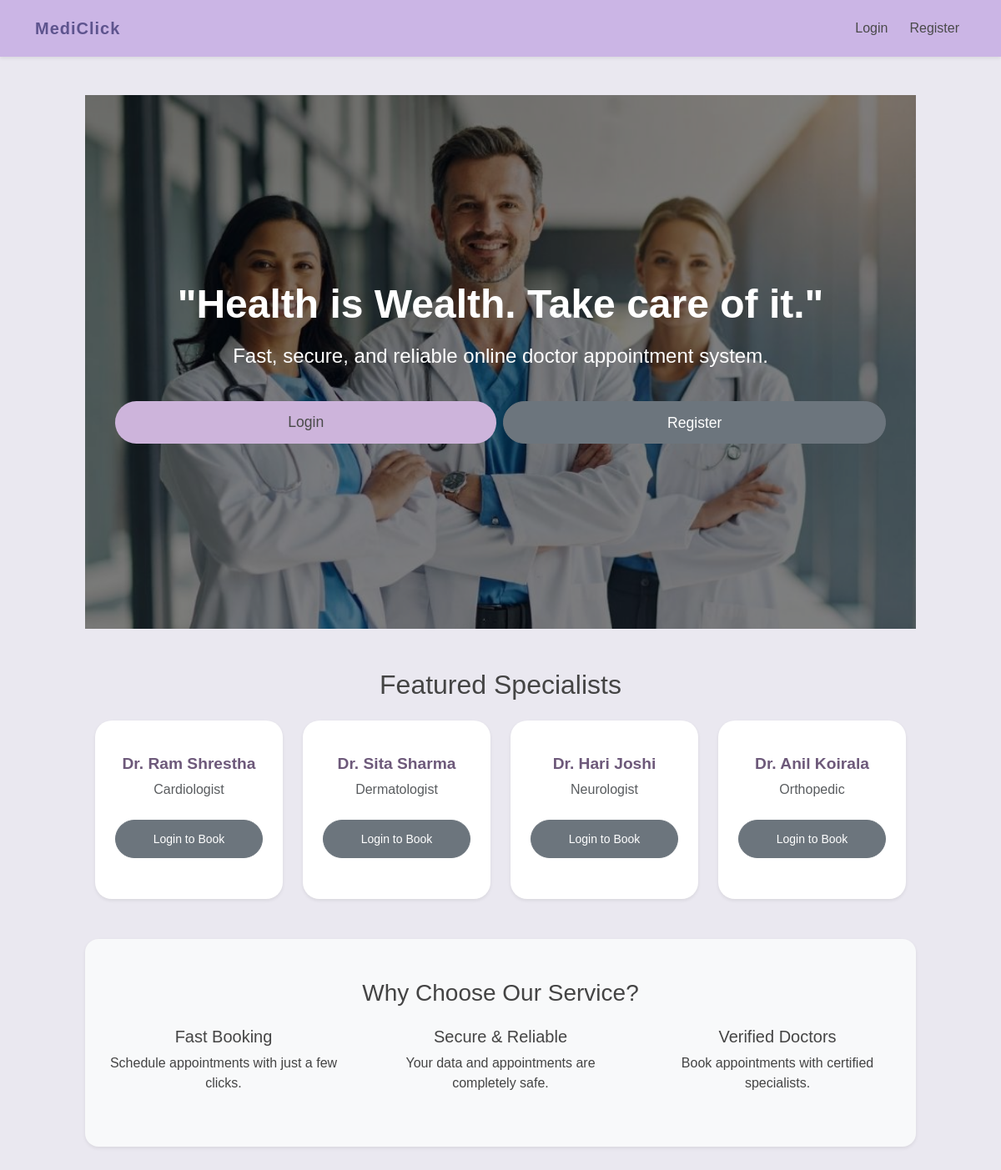
The app's page /, older data.
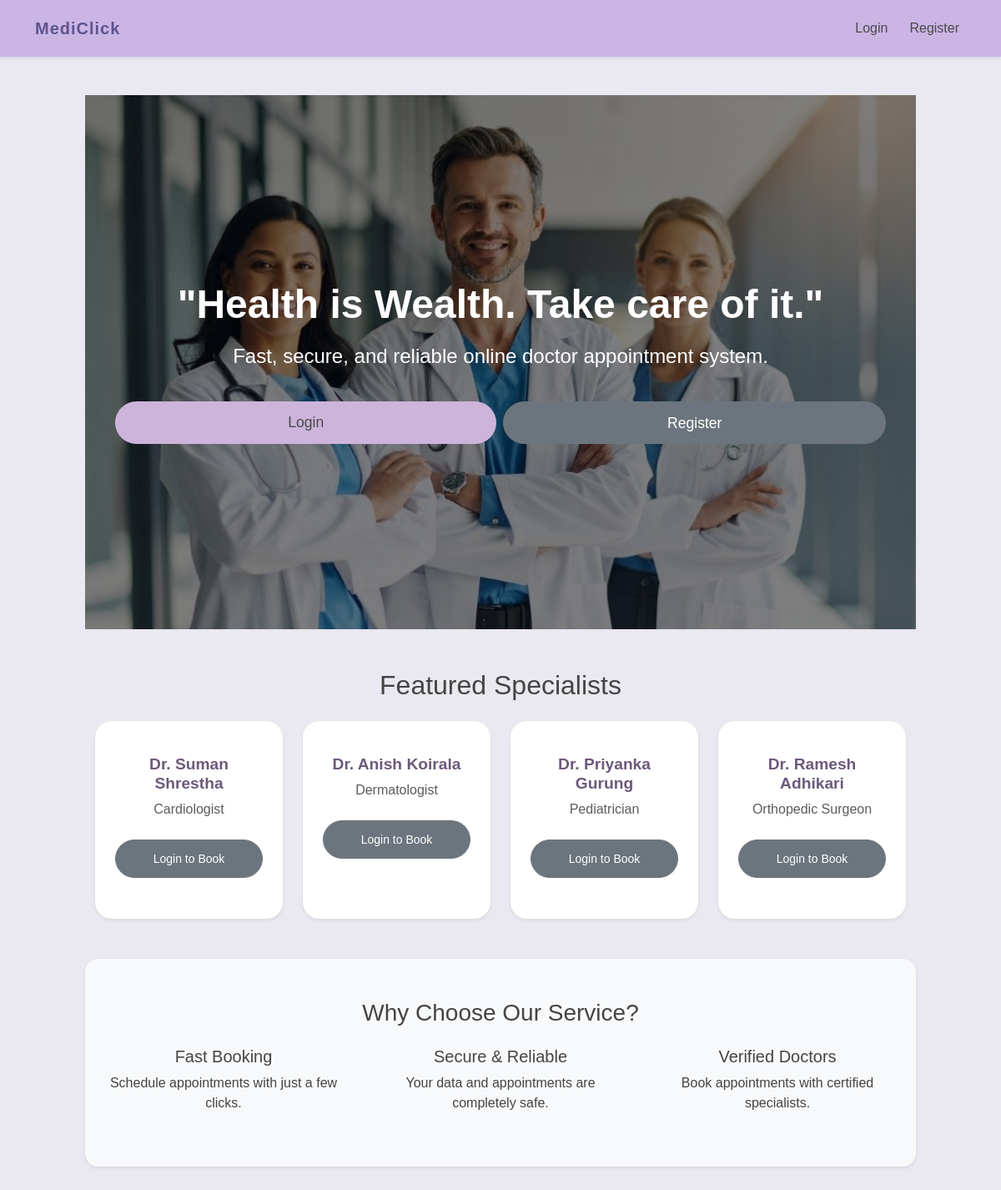
The same page, newer data.
### models.py (models this page shows)
class Doctor(db.Model):
    id = db.Column(db.Integer, primary_key=True)
    name = db.Column(db.String(100))
    specialization = db.Column(db.String(100))
    appointments = db.relationship('Appointment', backref='doctor', lazy=True)

### app.py (the view)
@app.route('/')
def home():
    doctors = Doctor.query.all()
    return render_template('index.html', doctors=doctors)

### templates/index.html (shortened to what this page needs)
{% extends 'base.html' %}
{% block content %}
<section class="hero-section-quote d-flex align-items-center justify-content-center" style="min-height: 60vh; position: relative;">
  <div class="overlay w-100 h-100 d-flex align-items-center justify-content-center" style="background: rgba(0,0,0,0.5);">
    <div class="container text-center px-3">
      {% if 'user_id' in session %}
        <h1 class="display-5 fw-bold text-white">"Health is Wealth. Take care of it."</h1>
        <p class="lead text-white mt-3">Welcome back, {{ session['user_name'] }}!</p>
      {% else %}
        <h1 class="display-5 fw-bold text-white">"Health is Wealth. Take care of it."</h1>
        <p class="lead text-white mt-3">Fast, secure, and reliable online doctor appointment system.</p>
        <div class="d-flex flex-column flex-sm-row justify-content-center gap-2 mt-3">
          <a href="{{ url_for('login') }}" class="btn btn-primary btn-lg w-100 w-sm-auto">Login</a>
          <a href="{{ url_for('register') }}" class="btn btn-secondary btn-lg w-100 w-sm-auto">Register</a>
        </div>
      {% endif %}
    </div>
  </div>
</section>
<section class="mt-5 mb-5">
  <div class="container">
    <h2 class="text-center mb-4">Featured Specialists</h2>
    <div class="row row-cols-1 row-cols-sm-2 row-cols-md-3 row-cols-lg-4 g-4">
      {% for doc in doctors[:4] %}
      <div class="col">
        <div class="card-doctor text-center p-4 shadow-sm h-100">
          <h5>{{ doc.name }}</h5>
          <p class="text-muted">{{ doc.specialization }}</p>
          {% if 'user_id' in session %}
            <a href="{{ url_for('book', doctor_id=doc.id) }}" class="btn btn-primary btn-sm mt-2 w-100 w-sm-auto">Book Appointment</a>
          {% else %}
            <a href="{{ url_for('login') }}" class="btn btn-secondary btn-sm mt-2 w-100 w-sm-auto">Login to Book</a>
          {% endif %}
        </div>
      </div>
      {% endfor %}
    </div>
  </div>
</section>
<section class="my-5 py-5 bg-light rounded-4 shadow-sm">
  <div class="container text-center">
    <h3 class="mb-4">Why Choose Our Service?</h3>
    <div class="row g-4">
      <div class="col-12 col-md-4">
        <h5>Fast Booking</h5>
        <p>Schedule appointments with just a few clicks.</p>
      </div>
      <div class="col-12 col-md-4">
        <h5>Secure & Reliable</h5>
        <p>Your data and appointments are completely safe.</p>
      </div>
      <div class="col-12 col-md-4">
        <h5>Verified Doctors</h5>
        <p>Book appointments with certified specialists.</p>
      </div>
    </div>
  </div>
</section>
{% endblock %}

### templates/base.html (shortened to what this page needs)
<!DOCTYPE html>
<html>
<head>
  <link href="https://cdn.jsdelivr.net/npm/bootstrap@5.3.0/dist/css/bootstrap.min.css" rel="stylesheet">
  <link rel="stylesheet" href="{{ url_for('static', filename='css/style.css') }}">
  <link rel="stylesheet" href="https://cdn.jsdelivr.net/npm/flatpickr/dist/flatpickr.min.css">
</head>
<body>
<nav class="navbar navbar-expand-lg navbar-light bg- shadow-sm fixed-top">
  <div class="container">
    <a class="navbar-brand fw-bold" href="{{ url_for('home') }}">MediClick</a>
    <div class="collapse navbar-collapse" id="navbarNav">
      <ul class="navbar-nav ms-auto">
        {% if 'user_id' in session %}
          <li class="nav-item">
            <a class="nav-link" href="{{ url_for('home') }}">Home</a>
          </li>
          <li class="nav-item">
            <a class="nav-link" href="{{ url_for('dashboard') }}">Dashboard</a>
          </li>
          <li class="nav-item">
            <a class="nav-link" href="{{ url_for('appointments') }}">My Appointments</a>
          </li>
          <li class="nav-item">
            <a class="nav-link" href="{{ url_for('logout') }}">Logout</a>
          </li>
        {% else %}
          <li class="nav-item">
            <a class="nav-link" href="{{ url_for('login') }}">Login</a>
          </li>
          <li class="nav-item">
            <a class="nav-link" href="{{ url_for('register') }}">Register</a>
          </li>
        {% endif %}
      </ul>
    </div>
  </div>
</nav>
<div class="container mt-4">
  {% block content %}{% endblock %}
</div>
</body>
</html>

### static/css/style.css (style rules this page uses)
body { font-family: 'Poppins', sans-serif; background-color: #eae8f0; color: #444; margin: 0; padding: 90px; }
.navbar { background: #cbb5e5; box-shadow: 0 6px 20px rgba(109, 89, 122, 0.15); padding: 14px 25px; transition: 0.3s ease; }
.navbar-brand { color: #5e548e !important; font-weight: 700; letter-spacing: 1px; }
.navbar-nav .nav-link { color: #4a4a4a !important; font-weight: 500; margin-left: 10px; transition: 0.3s ease; }
.hero-section-quote { height: 80vh; background: url('../assets/hero-bg.jpg') center center/cover no-repeat; position: relative; display: flex; align-items: center; justify-content: center; }
.hero-section-quote .overlay { background: rgba(0, 0, 0, 0.5); width: 100%; height: 100%; display: flex; align-items: center; justify-content: center; text-align: center; padding: 0 20px; border-radius: 0; }
.hero-section-quote h1, .hero-section-quote p { color: #fff; }
.hero-section-quote h1 { font-size: 3rem; font-weight: 700; }
.hero-section-quote p { font-size: 1.5rem; margin-top: 15px; }
.hero-section-quote a.btn { margin-top: 20px; }
.btn { border-radius: 50px; padding: 0.7rem 2rem; font-weight: 500; transition: all 0.3s ease; }
.btn-lg { font-size: 1.1rem; }
.btn-primary { background-color: #cdb4db; border: none; color: #4a4a4a; }
.card-doctor { background: #ffffff; border-radius: 20px; box-shadow: 0 10px 25px rgba(0,0,0,0.06); transition: 0.3s ease; padding: 30px; text-align: center; margin-bottom: 25px; }
.card-doctor h5 { font-weight: 600; font-size: 1.2rem; color: #6d597a; }
.card-doctor p { font-weight: 500; color: #777; }

Row changes from the older to the newer data that the page shows:
removed Doctor: name "Dr. Hari Joshi", specialization "Neurologist"
changed Doctor "Cardiologist": name "Dr. Ram Shrestha" → "Dr. Suman Shrestha"
changed Doctor "Dermatologist": name "Dr. Sita Sharma" → "Dr. Anish Koirala"
added Doctor: name "Dr. Priyanka Gurung", specialization "Pediatrician"
changed Doctor: name "Dr. Anil Koirala" → "Dr. Ramesh Adhikari"; specialization "Orthopedic" → "Orthopedic Surgeon"
